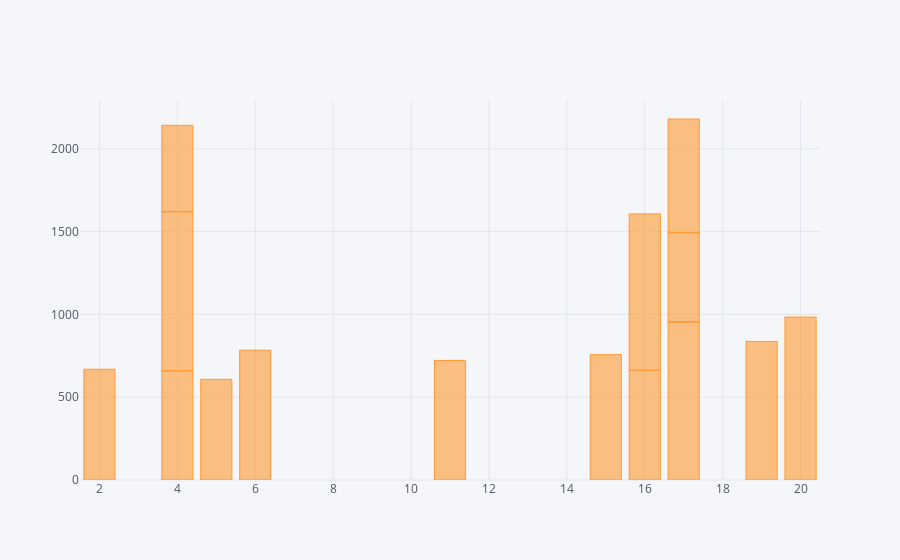

Source (notebook cell):
### Code cell
visualizeItemGranularByItemID(items, 1, 1, 1, 2017, 31, 12, 2017)

### Figure 1 — Plotly figure (JSON) as saved in the notebook; plotly's stock layout.template omitted (floating-point values rounded to 4 significant figures)
{"data": [{"marker": {"color": "rgba(255, 153, 51, 0.6)", "line": {"color": "rgba(255, 153, 51, 1.0)", "width": 1}}, "name": "quantity", "orientation": "v", "text": "", "type": "bar", "uid": "7383b606-2ada-4288-b7cf-12a3979c44ed", "x": [5, 17, 4, 4, 4, 6, 15, 11, 2, 17, 16, 19, 16, 17, 20], "y": [608, 954, 659, 961, 522, 784, 757, 722, 669, 540, 663, 837, 944, 686, 984]}], "layout": {"legend": {"bgcolor": "#F5F6F9", "font": {"color": "#4D5663"}}, "paper_bgcolor": "#F5F6F9", "plot_bgcolor": "#F5F6F9", "title": {"font": {"color": "#4D5663"}}, "xaxis": {"gridcolor": "#E1E5ED", "showgrid": true, "tickfont": {"color": "#4D5663"}, "title": {"font": {"color": "#4D5663"}, "text": ""}, "zerolinecolor": "#E1E5ED"}, "yaxis": {"gridcolor": "#E1E5ED", "showgrid": true, "tickfont": {"color": "#4D5663"}, "title": {"font": {"color": "#4D5663"}, "text": ""}, "zerolinecolor": "#E1E5ED"}}}
